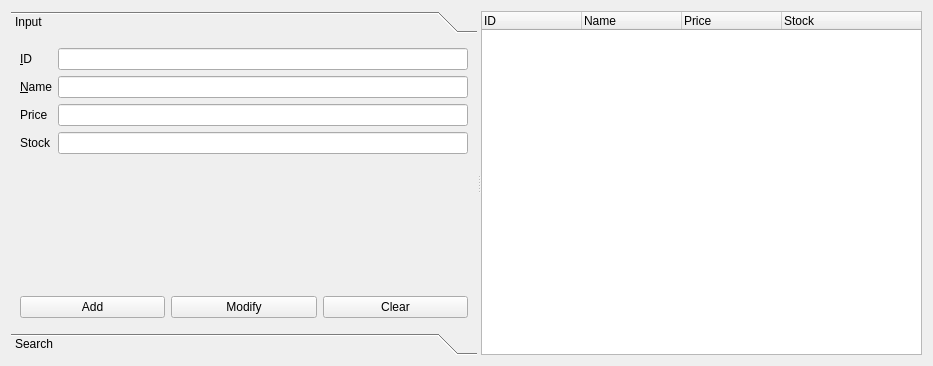
<?xml version="1.0" encoding="UTF-8"?>
<ui version="4.0">
 <class>ProductManagerForm</class>
 <widget class="QWidget" name="ProductManagerForm">
  <property name="geometry">
   <rect>
    <x>0</x>
    <y>0</y>
    <width>933</width>
    <height>366</height>
   </rect>
  </property>
  <property name="windowTitle">
   <string>Form</string>
  </property>
  <layout class="QVBoxLayout" name="verticalLayout_3">
   <item>
    <widget class="QSplitter" name="splitter">
     <property name="orientation">
      <enum>Qt::Horizontal</enum>
     </property>
     <widget class="QToolBox" name="toolBox">
      <property name="currentIndex">
       <number>0</number>
      </property>
      <widget class="QWidget" name="inputPage">
       <property name="geometry">
        <rect>
         <x>0</x>
         <y>0</y>
         <width>377</width>
         <height>306</height>
        </rect>
       </property>
       <attribute name="label">
        <string>Input</string>
       </attribute>
       <layout class="QVBoxLayout" name="verticalLayout">
        <item>
         <layout class="QFormLayout" name="productFormLayout">
          <item row="0" column="0">
           <widget class="QLabel" name="productIdLabel">
            <property name="text">
             <string>&amp;ID</string>
            </property>
            <property name="buddy">
             <cstring>productIdLineEdit</cstring>
            </property>
           </widget>
          </item>
          <item row="0" column="1">
           <widget class="QLineEdit" name="productIdLineEdit">
            <property name="text">
             <string/>
            </property>
            <property name="readOnly">
             <bool>true</bool>
            </property>
           </widget>
          </item>
          <item row="1" column="0">
           <widget class="QLabel" name="productNameLabel">
            <property name="text">
             <string>&amp;Name</string>
            </property>
            <property name="buddy">
             <cstring>productNameLineEdit</cstring>
            </property>
           </widget>
          </item>
          <item row="1" column="1">
           <widget class="QLineEdit" name="productNameLineEdit">
            <property name="text">
             <string/>
            </property>
           </widget>
          </item>
          <item row="2" column="0">
           <widget class="QLabel" name="priceLabel">
            <property name="text">
             <string>Price</string>
            </property>
            <property name="buddy">
             <cstring>priceLineEdit</cstring>
            </property>
           </widget>
          </item>
          <item row="2" column="1">
           <widget class="QLineEdit" name="priceLineEdit"/>
          </item>
          <item row="3" column="0">
           <widget class="QLabel" name="stockLabel">
            <property name="text">
             <string>Stock</string>
            </property>
            <property name="buddy">
             <cstring>stockLineEdit</cstring>
            </property>
           </widget>
          </item>
          <item row="3" column="1">
           <widget class="QLineEdit" name="stockLineEdit"/>
          </item>
         </layout>
        </item>
        <item>
         <spacer name="verticalSpacer">
          <property name="orientation">
           <enum>Qt::Vertical</enum>
          </property>
          <property name="sizeHint" stdset="0">
           <size>
            <width>17</width>
            <height>10</height>
           </size>
          </property>
         </spacer>
        </item>
        <item>
         <layout class="QHBoxLayout" name="amHorizontalLayout">
          <item>
           <widget class="QPushButton" name="addPushButton">
            <property name="text">
             <string>Add</string>
            </property>
           </widget>
          </item>
          <item>
           <widget class="QPushButton" name="modifyPushButton">
            <property name="text">
             <string>Modify</string>
            </property>
           </widget>
          </item>
          <item>
           <widget class="QPushButton" name="clearPushButton">
            <property name="text">
             <string>Clear</string>
            </property>
           </widget>
          </item>
         </layout>
        </item>
       </layout>
      </widget>
      <widget class="QWidget" name="searchPage">
       <property name="geometry">
        <rect>
         <x>0</x>
         <y>0</y>
         <width>377</width>
         <height>306</height>
        </rect>
       </property>
       <attribute name="label">
        <string>Search</string>
       </attribute>
       <layout class="QVBoxLayout" name="verticalLayout_2">
        <item>
         <layout class="QHBoxLayout" name="idHorizontalLayout">
          <item>
           <widget class="QComboBox" name="searchComboBox">
            <item>
             <property name="text">
              <string>ID</string>
             </property>
            </item>
            <item>
             <property name="text">
              <string>Name</string>
             </property>
            </item>
            <item>
             <property name="text">
              <string>Price</string>
             </property>
            </item>
            <item>
             <property name="text">
              <string>Stock</string>
             </property>
            </item>
           </widget>
          </item>
          <item>
           <widget class="QLineEdit" name="searchLineEdit"/>
          </item>
         </layout>
        </item>
        <item>
         <widget class="QPushButton" name="searchPushButton">
          <property name="text">
           <string>Search</string>
          </property>
         </widget>
        </item>
        <item>
         <widget class="QTreeWidget" name="searchTreeWidget">
          <column>
           <property name="text">
            <string>ID</string>
           </property>
          </column>
          <column>
           <property name="text">
            <string>Name</string>
           </property>
          </column>
          <column>
           <property name="text">
            <string>Price</string>
           </property>
          </column>
          <column>
           <property name="text">
            <string>Stock</string>
           </property>
          </column>
         </widget>
        </item>
       </layout>
      </widget>
     </widget>
     <widget class="QTreeWidget" name="treeWidget">
      <column>
       <property name="text">
        <string>ID</string>
       </property>
      </column>
      <column>
       <property name="text">
        <string>Name</string>
       </property>
      </column>
      <column>
       <property name="text">
        <string>Price</string>
       </property>
      </column>
      <column>
       <property name="text">
        <string>Stock</string>
       </property>
      </column>
     </widget>
    </widget>
   </item>
  </layout>
 </widget>
 <resources/>
 <connections/>
</ui>
